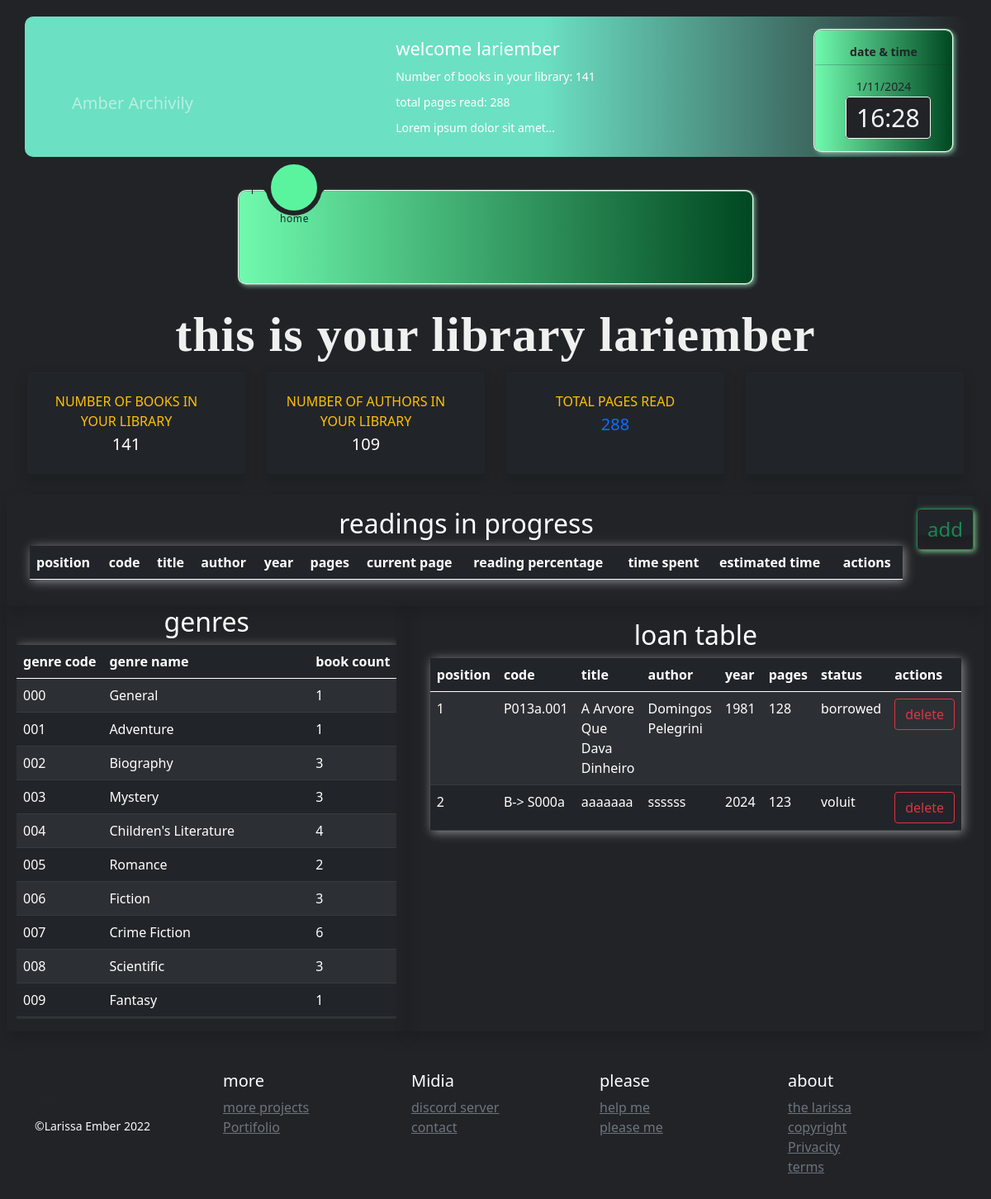
/about_your_library (signed in), run on the app's committed database.
### app/__init__.py (models this page shows, shortened)
class User(db.Model):
    __tablename__ = 'users'
    id = db.Column(db.Integer, primary_key=True)
    username = db.Column(db.String(), unique=True, nullable=False)
    password_hash = db.Column(db.String(), nullable=False)
    name = db.Column(db.String(), nullable=False)
    books = db.relationship('Book', backref='user', lazy=True)
    user_readings = db.relationship('UserReadings', backref='user', lazy=True)  # atributo de relacionamento
    sum_pages = db.Column(db.Integer)
    @property
    def is_authenticated(self):
        return True
    def update_sum_pages(self):
        total_pages_completed = db.session.query(func.sum(Book.pages)).filter(Book.read == 'read').scalar() or 0
        total_pages_in_progress = db.session.query(func.sum(UserReadings.current_page)).filter(
            UserReadings.user_id == self.id).scalar() or 0
        self.sum_pages = total_pages_in_progress + total_pages_completed
        db.session.commit()

class Book(db.Model):
    __tablename__ = 'books'
    id = db.Column(db.Integer, primary_key=True)
    code = db.Column(db.String(8), unique=True, nullable=False)
    title = db.Column(db.String(200), nullable=False)
    author = db.Column(db.String(100), nullable=False)
    publisher = db.Column(db.String(100), nullable=False)
    year = db.Column(db.Integer, nullable=False)
    pages = db.Column(db.Integer, nullable=False)
    status = db.Column(db.String(50), nullable=False)  # 'available', 'borrowed', or 'ex-libris'
    format = db.Column(db.String(50), nullable=False)  # 'physical', 'e-book', or 'pdf'
    read = db.Column(db.String(10), nullable=False)
    genre = db.Column(db.String(50), nullable=False)
    completion_date = db.Column(db.String(11), nullable=True)
    user_id = db.Column(db.Integer, db.ForeignKey('users.id'), nullable=False)
    user_readings = db.relationship('UserReadings', backref='book', lazy=True)  # Adicione este atributo de relacionamento
    loan_id = db.Column(db.Integer, db.ForeignKey('loans.id'), nullable=True)  # Chave estrangeira para a tabela Loan
    loan = db.relationship('Loan', backref='book', uselist=False,foreign_keys="[Loan.book_id]")

### app/controllers/defaut.py (the view)
@app.route('/about_your_library')
def about_your_library():
    user = get_logged_in_user()
    if not user:
        return redirect('/login')
    user_readings = current_user.user_readings
    if db.session.query(func.sum(Book.pages)).filter(Book.read == 'read').scalar() != None:
        total_pages_completed = db.session.query(
            func.sum(Book.pages)).filter(Book.read == 'read').scalar()
    else:
        total_pages_completed = 0
    if db.session.query(func.sum(UserReadings.current_page)).filter(UserReadings.user_id == current_user.id).scalar() != None:
        total_pages_in_progress = db.session.query(func.sum(UserReadings.current_page)).filter(
            UserReadings.user_id == current_user.id).scalar()
    else:
        total_pages_in_progress = 0
    sum_pages = total_pages_in_progress + total_pages_completed
    current_user.update_sum_pages()
    genre_counts = db.session.query(
        Book.genre, func.count(Book.id)).group_by(Book.genre).all()
    borrowed_books = Book.query.filter(
    or_(Book.status == 'borrowed', Book.status == 'voluit'), Book.user_id == current_user.id).all()
    return render_template('about_your_library.html', book_genres=book_genres, user_readings=user_readings, sum_pages=sum_pages, genre_counts=genre_counts, borrowed_books=borrowed_books)

### app/templates/about_your_library.html (shortened to what this page needs)
{% extends 'base.html' %}
{% block content %}
<div class="container-fluid">
    <div class="text-white text-center">
        <h1>this is your library {{ current_user.username }}</h1>
        <div class="row">
            <div class="col-xl-3 col-md-6 mb-4">
                <a href="/your_collection" style="text-decoration: none;" class="list">
                    <div class="card bg-dark border-left-warning shadow h-100 py-2 text-white">
                        <div class="card-body">
                            <div class="row no-gutters align-items-center">
                                <div class="col mr-2">
                                    <div class="text-xs font-weight-bold text-warning text-uppercase mb-1">
                                        number of books in your library</div>
                                    <div class="h5 mb-0 font-weight-bold ">{{ current_user.books|length }}</div>
                                </div>
                            </div>
                        </div>
                    </div>
                </a>
            </div>
            <div class="col-xl-3 col-md-6 mb-4">
                <a href="#" style="text-decoration: none;" class="authour">
                    <div class="card bg-dark border-left-warning shadow h-100 py-2 text-white">
                        <div class="card-body">
                            <div class="row no-gutters align-items-center">
                                <div class="col mr-2">
                                    <div class="text-xs font-weight-bold text-warning text-uppercase mb-1">
                                        Number of authors in your library
                                    </div>
                                    <div class="h5 mb-0 font-weight-bold">{{
                                        current_user.books|map(attribute='author')|unique|list|length }}</div>
                                </div>
                            </div>
                        </div>
                    </div>
                </a>
            </div>
            <div class="col-xl-3 col-md-6 mb-4">
                <a href="/your_collection" style="text-decoration: none;" class="active">
                    <div class="card bg-dark border-left-warning shadow h-100 py-2">
                        <div class="card-body">
                            <div class="row no-gutters align-items-center">
                                <div class="col mr-2">
                                    <div class="text-xs font-weight-bold text-warning text-uppercase mb-1">Total Pages
                                        Read</div>
                                    <div class="h5 mb-0 font-weight-bold text-gray-800">{{ sum_pages or 0 }}
                                    </div>
                                </div>
                            </div>
                        </div>
                    </div>
                </a>
            </div>
            <div class="col-xl-3 col-md-6 mb-4">
                <a href="/your_collection" style="text-decoration: none;" class="active">
                    <div class="card bg-dark border-left-warning shadow h-100 py-2">
                    </div>
                </a>
            </div>
        </div>
    </div>
</div>
<div class="row">
    <div class="col shadow d-flex justify-content-center">
        <div id="book-genres-table" style="width: auto;" class="card-body table-responsive">
            <div class="col text-center">
                <h2 class="text-white">readings in progress</h2>
            </div>
            <table class="table table-striped table-hover table-dark">
                <thead>
                    <tr>
                        <th>position</th>
                        <th>code</th>
                        <th>title</th>
                        <th>author</th>
                        <th>year</th>
                        <th>pages</th>
                        <th>current page</th>
                        <th>reading percentage</th>
                        <th>time spent</th>
                        <th>estimated time</th>
                        <th>actions</th>
                    </tr>
                </thead>
            </table>
        </div>
        <div class=" mb-4" style="max-width: 100px; max-height: 50px;">
            <div class="card bg-dark border-left-warning shadow h-100 py-3">
                <a href="/search" class="btn btn-outline-success"
                    style="font-size: 24px; box-shadow: 2px 2px 7px rgb(119, 200, 139);">add</a>
            </div>
        </div>
    </div>
    <div class="col shadow d-flex">
        <div id="book-genres-table" style="width: auto; max-height: 500px; margin-bottom: 15px;"
            class="table-responsive overflow-auto">
            <div class="col text-center">
                <h2 class="text-white">genres</h2>
            </div>
            <table class="table table-striped table-hover table-dark">
                <thead>
                    <tr>
                        <th>genre code</th>
                        <th>genre name</th>
                        <th>book count</th>
                    </tr>
                </thead>
                <tbody>
                    {% for code, name in book_genres.items() %}
                    <tr>
                        <td>{{ code }}</td>
                        <td>{{ name }}</td>
                        {% if loop.index0 < genre_counts|length %} <td>{{ genre_counts[loop.index0][1] }}</td>
                            {% else %}
                            <td>0</td>
                            {% endif %}
                    </tr>
                    {% endfor %}
                </tbody>
            </table>
        </div>
    </div>
    <div class="col shadow d-flex justify-content-center">
        <div id="book-genres-table" style="width: auto;" class="card-body table-responsive">
            <div class="col text-center">
                <h2 class="text-white">loan table</h2>
            </div>
            <table class="table table-striped table-hover table-dark">
                <thead>
                    <tr>
                        <th>position</th>
                        <th>code</th>
                        <th>title</th>
                        <th>author</th>
                        <th>year</th>
                        <th>pages</th>
                        <th>status</th>
                        <th>actions</th>
                    </tr>
                </thead>
                <tbody>
                    {% for borrowed in borrowed_books %}
                    <tr>
                        <td>{{ loop.index }}</td>
                        <td>{{ borrowed.code }}</td>
                        <td>{{ borrowed.title }}</td>
                        <td>{{ borrowed.author }}</td>
                        <td>{{ borrowed.year }}</td>
                        <td>{{ borrowed.pages }}</td>
                        <td>{{ borrowed.status }}</td>
                        <td>
                            <button class="btn btn-outline-danger"
                                onclick="changeStatus({{ borrowed.id }})">delete</button>
                        </td>
                    </tr>
                    {% endfor %}
                </tbody>
            </table>
        </div>
    </div>
</div>
{% endblock %}

### app/templates/base.html (shortened to what this page needs)
<!DOCTYPE html>
<html lang="en">
<head>
  <link rel="stylesheet" href="../static/css/fonts.css" type="text/css">
  <link rel="stylesheet" href="https://cdn.jsdelivr.net/npm/bootstrap@5.0.1/dist/css/bootstrap.min.css">
  <link rel="stylesheet" href="{{ url_for('static', filename='css/style.css') }}">
</head>
<body>
  <div class="d-none d-md-block d-lg-block d-xl-block">
    <header>
      {% if current_user.is_authenticated %}
      <div id="hide" class="container bg-dark text-white">
        <a class="navbar-brand text-white-50" href="/home">Amber Archivily</a>
        <div class="navbar-text">
          {% if current_user.is_authenticated %}
          <h2>welcome {{ current_user.username }}</h2>
          <p>Number of books in your library: {{ current_user.books|length }}</p>
          <p>total pages read: {{ current_user.sum_pages }}</p>
          <p>Lorem ipsum dolor sit amet...</p>
          {% endif %}
          <div class="datetime">
            <p class="text-dark fw-bold">date & time</p>
            <hr class="bg-dark">
            <p class="text-dark"><span id="date"></span>
            </p>
            <div>
              <time></time>
            </div>
          </div>
        </div>
      </div> {% endif %}
      <div class="d-none d-md-block d-lg-block d-xl-block">
        <nav class="">
          <div class="navigation">
            <ul>
              <li class="list active">
                <a href="/home">
                  <span class="text">home</span>
                </a>
              </li>
              <li class="list">
              </li>
              <li class="list">
              </li>
              <li class="list">
              </li>
              <li class="list">
              </li>
              <li class="list">
              </li>
              <li class="list">
              </li>
              {% if current_user.is_authenticated %}
              <li class="list">
              </li>
              {% endif %}
              <div class="indicator"></div>
            </ul>
          </div>
        </nav>
      </div>
    </header>
  </div>
  <br>
  <main>
    {% block content %}
    {% endblock %}
  </main>
  <footer class="container py-5 d-none d-md-block d-lg-block d-xl-block">
    <div class="row">
      <div class="col-12 col-md">
        <br>
        <small class="d-block mb-3 text-light">&copy;Larissa Ember 2022</small>
      </div>
      <div class="col-6 col-md">
        <h5 class="text-white">more</h5>
        <ul class="list-unstyled text-small">
          <li><a class="link-secondary" href="#">more projects</a></li>
          <li><a class="link-secondary" href="#">Portifolio</a></li>
        </ul>
      </div>
      <div class="col-6 col-md">
        <h5 class="text-white">Midia</h5>
        <ul class="list-unstyled text-small">
          <li><a class="link-secondary" href="https://discord.gg/jWzjDQSE">discord server</a></li>
          <li><a class="link-secondary" href="/profile">contact</a></li>
        </ul>
      </div>
      <div class="col-6 col-md">
        <h5 class="text-white">please</h5>
        <ul class="list-unstyled text-small">
          <li><a class="link-secondary" href="/help">help me</a></li>
          <li><a class="link-secondary" href="#">please me</a></li>
        </ul>
      </div>
      <div class="col-6 col-md">
        <h5 class="text-white">about</h5>
        <ul class="list-unstyled text-small">
          <li><a class="link-secondary" href="/profile">the larissa</a></li>
          <li><a class="link-secondary" href="/copyright">copyright</a></li>
          <li><a class="link-secondary" href="/only_fans">Privacity</a></li>
          <li><a class="link-secondary" href="/terms">terms</a></li>
        </ul>
      </div>
    </div>
  </footer>
</body>
</html>

### data on the page
User: username "lariember", sum_pages "288"
Book: code "P013a.001", title "A Arvore Que Dava Dinheiro", author "Domingos Pelegrini", year "1981", pages "128", status "borrowed"
Book: code "B-> S000a", title "aaaaaaa", author "ssssss", year "2024", pages "123", status "voluit"

### other printed values
{{ current_user.books|length }} "141"
{{ current_user.books|map(attribute='author')|unique|list|length }} "109"
{{ sum_pages or 0 }} "288"
{{ code }} "000" "001" "002" "003" "004" "005" "006" "007" "008" "009"
{{ name }} "General" "Adventure" "Biography" "Mystery" "Children's Literature" "Romance" "Fiction" "Crime Fiction" "Scientific" "Fantasy"
{{ genre_counts[loop.index0][1] }} "1" "1" "3" "3" "4" "2" "3" "6" "3" "1"
